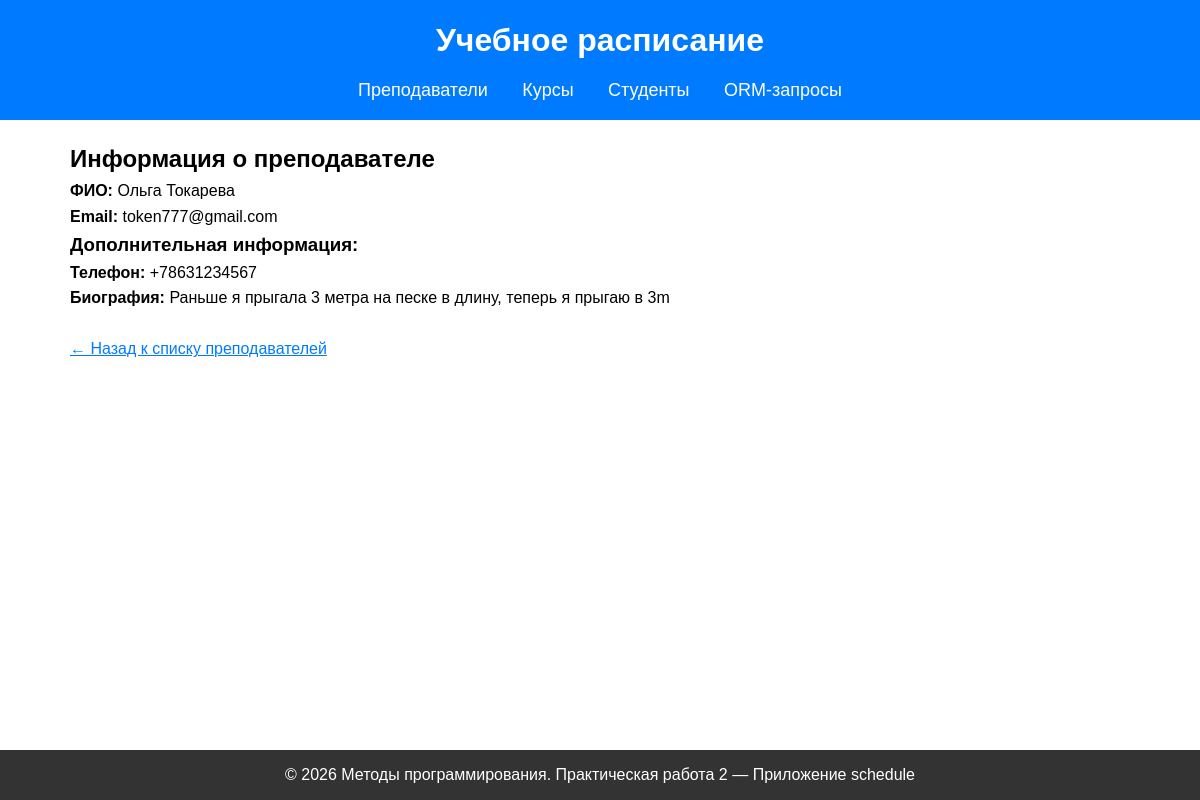
Screenshot of /teachers/1/info/ with the database file from the repository.
### schedule/models.py (models this page shows, shortened)
class Teacher(models.Model):
    first_name = models.CharField(max_length=100, verbose_name="Имя")
    last_name = models.CharField(max_length=100, verbose_name="Фамилия")
    email = models.EmailField(unique=True, blank=False, null=False, verbose_name="Email")
    department = models.CharField(max_length=100, blank=True, verbose_name="Кафедра")
    hire_date = models.DateField(null=True, blank=True, verbose_name="Дата найма")
    birth_date = models.DateField(null=True, blank=True, verbose_name="Дата рождения")
    phone = models.CharField(max_length=20, unique=True, blank=True, verbose_name="Телефон")
    salary = models.DecimalField(max_digits=10, decimal_places=2, null=True, blank=True, verbose_name="Зарплата")
    degree = models.CharField(max_length=100, blank=True, verbose_name="Учёная степень")
    is_active = models.BooleanField(default=True, verbose_name="Активен")
    class Meta:
        verbose_name = "Преподаватель"
        verbose_name_plural = "Преподаватели"

class TeacherInfo(models.Model):
    teacher = models.OneToOneField(
        Teacher,
        on_delete=models.CASCADE,
        related_name='info',
        primary_key=True,
        verbose_name="Преподаватель"
    )
    phone = models.CharField(max_length=20, blank=True, verbose_name="Телефон")
    bio = models.TextField(blank=True, verbose_name="Биография")
    diploma = models.CharField(max_length=200, blank=True, verbose_name="Диплом")
    experience_years = models.PositiveIntegerField(default=0, verbose_name="Опыт работы (лет)")
    address = models.TextField(blank=True, verbose_name="Адрес")
    class Meta:
        verbose_name = "Информация о преподавателе"
        verbose_name_plural = "Информация о преподавателях"

### schedule/views.py (the view)
# urls.py: path('teachers/<int:pk>/info/', teacher_info, name='teacher_info'),
def teacher_info(request, pk) :
    teacher = get_object_or_404(Teacher, pk=pk)
    info = None
    try :
        info = teacher.info  # пытаемся получить связанную информацию
    except TeacherInfo.DoesNotExist :
        info = None  # если информации нет — просто None
    return render(request, 'schedule/teacher_info.html', {
        'teacher' : teacher,
        'info' : info
    })

### schedule/templates/schedule/teacher_info.html (shortened to what this page needs)
{% extends 'schedule/base.html' %}
{% block content %}
    <h2>Информация о преподавателе</h2>
    <p><strong>ФИО:</strong> {{ teacher.first_name }} {{ teacher.last_name }}</p>
    <p><strong>Email:</strong> {{ teacher.email }}</p>
    {% if info %}
        <h3>Дополнительная информация:</h3>
        <p><strong>Телефон:</strong> {{ info.phone|default:"—" }}</p>
        <p><strong>Биография:</strong> {{ info.bio|default:"—" }}</p>
    {% else %}
        <p><strong>Дополнительная информация не заполнена.</strong></p>
    {% endif %}
    <br>
    <a href="{% url 'teacher_list' %}">← Назад к списку преподавателей</a>
{% endblock %}

### schedule/templates/schedule/base.html (style rules this page uses)
* { margin: 0; padding: 0; box-sizing: border-box; }
body { font-family: Arial, sans-serif; line-height: 1.6; min-height: 100vh; display: flex; flex-direction: column; }
a { color: #007bff; }

### rows the page displays
Teacher: first_name "Ольга", last_name "Токарева", email "token777@gmail.com"
TeacherInfo: phone "+78631234567", bio "Раньше я прыгала 3 метра на песке в длину, теперь я прыгаю в 3m"
